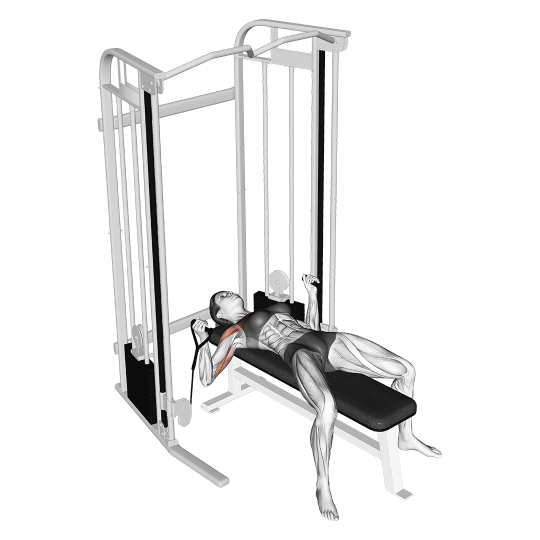
#> input picture exercises/cable_chest_press.webp, 1080 x 1080 px (shown at 1/2 size)
$ python optimize_exercise_media.py --in exercises --out out
#> lines starting #> are read from the running program, lines starting #| are printed output that depends on the picture
import argparse
import os
import shutil
import subprocess
from pathlib import Path

try:
    from PIL import Image
    PIL_OK = True
except Exception:
    PIL_OK = False

VIDEO_EXTS = {".mp4", ".mov", ".m4v"}
IMAGE_EXTS = {".png", ".jpg", ".jpeg", ".webp"}
GIF_EXTS = {".gif"}

# Defaults para Windows (sem depender de PATH)
DEFAULT_FFMPEG_WIN = r"C:\ffmpeg\bin\ffmpeg.exe"
DEFAULT_FFPROBE_WIN = r"C:\ffmpeg\bin\ffprobe.exe"


def run(cmd):
    """Run command, raise on error, return stdout."""
    print(" ".join(cmd))
    p = subprocess.run(cmd, stdout=subprocess.PIPE, stderr=subprocess.STDOUT, text=True)
    if p.returncode != 0:
        raise RuntimeError(p.stdout)
    return p.stdout


def resolve_tool_path(cli_value: str | None, env_var: str, default_win: str, tool_name: str) -> str:
    """
    Resolve path order:
    1) CLI --ffmpeg / --ffprobe
    2) ENV FFMPEG_PATH / FFPROBE_PATH
    3) Default Windows path (C:\\ffmpeg\\bin\\...)
    4) fallback to just tool_name (PATH)
    """
#> (the call stopped at in run, `p = subprocess.run(cmd, stdout=subprocess.PIPE, stderr=subprocess.STDO..`: subprocess is not available in this run)
    if cli_value:
        p = Path(cli_value)
        if p.exists():
            return str(p)
        raise SystemExit(f"{tool_name} não encontrado em: {cli_value}")

    env = os.getenv(env_var)
    if env:
        p = Path(env)
        if p.exists():
            return str(p)
        raise SystemExit(f"{tool_name} não encontrado no {env_var}: {env}")

    # tenta default do Windows
    p = Path(default_win)
    if p.exists():
        return str(p)

    # fallback PATH
    return tool_name


# [67 lines left out: functions ffprobe_has_audio, optimize_video_to_mp4, optimize_gif_to_mp4, not called in this run]


def optimize_image(src: Path, dst: Path, max_width: int, jpeg_quality: int, webp_quality: int):
    """
    Apple-tier guidance:
    - If PNG has alpha: WebP (lossy q ~ 80) to preserve transparency cheaply.
    - If no alpha: JPEG quality ~ 82 for photos/frames.
    """
#> called with max_width = 720, jpeg_quality = 82, webp_quality = 80
    if not PIL_OK:
        shutil.copy2(src, dst)
        return

    img = Image.open(src)
#> img is the input picture: PIL image 1080x1080 RGBA; mean R, G, B, A 236.1, 236.1, 236.1, 255
    img.load()

    w, h = img.size
#> w = 1080; h = 1080
    if w > max_width:
        new_h = int(h * (max_width / w))
#> new_h = 720
        img = img.resize((max_width, new_h), Image.LANCZOS)
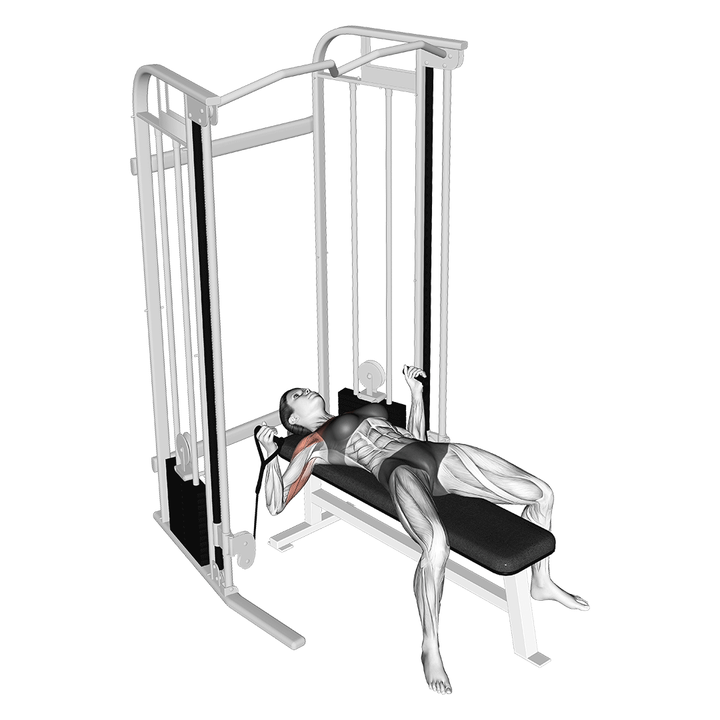
#> img: PIL image 720x720 RGBA; mean R, G, B, A 236, 236, 236, 255

    has_alpha = (img.mode in ("RGBA", "LA")) or ("transparency" in img.info)
#> has_alpha = True

    if has_alpha:
        dst = dst.with_suffix(".webp")
        img.save(dst, "WEBP", quality=webp_quality, method=6)
    else:
        dst = dst.with_suffix(".jpg")
        if img.mode != "RGB":
            img = img.convert("RGB")
        img.save(dst, "JPEG", quality=jpeg_quality, optimize=True, progressive=True)


def main():
    ap = argparse.ArgumentParser()
    ap.add_argument("--in", dest="in_dir", required=True, help="Input folder with media files")
    ap.add_argument("--out", dest="out_dir", required=True, help="Output folder")
    ap.add_argument("--max_width", type=int, default=720)
    ap.add_argument("--fps", type=int, default=24)
    ap.add_argument("--crf", type=int, default=28, help="Lower = better quality, bigger size (26-30 typical)")
    ap.add_argument("--preset", default="slow", help="ffmpeg preset: slow/medium/fast")
    ap.add_argument("--jpeg_quality", type=int, default=82)
    ap.add_argument("--webp_quality", type=int, default=80)
    ap.add_argument("--keep_originals", action="store_true", help="Keep originals in output too (in /originals)")

    # ✅ novos argumentos (opcionais)
    ap.add_argument("--ffmpeg", default=None, help="Full path to ffmpeg.exe (Windows) or ffmpeg binary")
    ap.add_argument("--ffprobe", default=None, help="Full path to ffprobe.exe (Windows) or ffprobe binary")

    args = ap.parse_args()

    ffmpeg_path = resolve_tool_path(args.ffmpeg, "FFMPEG_PATH", DEFAULT_FFMPEG_WIN, "ffmpeg")
    ffprobe_path = resolve_tool_path(args.ffprobe, "FFPROBE_PATH", DEFAULT_FFPROBE_WIN, "ffprobe")

    in_dir = Path(args.in_dir).resolve()
    out_dir = Path(args.out_dir).resolve()
    out_dir.mkdir(parents=True, exist_ok=True)

    originals_dir = out_dir / "originals"
    if args.keep_originals:
        originals_dir.mkdir(parents=True, exist_ok=True)

    # Quick check: ffmpeg exists and runs
    try:
        run([ffmpeg_path, "-version"])
    except Exception as e:
        raise SystemExit(
            "FFmpeg não encontrado/execução falhou.\n"
            f"Tentado: {ffmpeg_path}\n"
            "Dica: rode com --ffmpeg \"C:\\ffmpeg\\bin\\ffmpeg.exe\""
        ) from e

    files = sorted([p for p in in_dir.rglob("*") if p.is_file()])
    if not files:
        print("No files found in input folder.")
        return

    print(f"Found {len(files)} files")
    print(f"Using ffmpeg:  {ffmpeg_path}")
    print(f"Using ffprobe: {ffprobe_path}")

    for src in files:
        dst_base = out_dir / src.name
        ext = src.suffix.lower()

        if args.keep_originals:
            shutil.copy2(src, originals_dir / src.name)

        try:
            if ext in GIF_EXTS:
                dst = (out_dir / src.stem).with_suffix(".mp4")
                optimize_gif_to_mp4(src, dst, args.max_width, args.fps, args.crf, args.preset, ffmpeg_path)

            elif ext in VIDEO_EXTS:
                dst = (out_dir / src.stem).with_suffix(".mp4")
                optimize_video_to_mp4(src, dst, args.max_width, args.fps, args.crf, args.preset, ffmpeg_path)

            elif ext in IMAGE_EXTS:
                dst = (out_dir / src.stem).with_suffix(ext)
                optimize_image(src, dst, args.max_width, args.jpeg_quality, args.webp_quality)

            else:
                shutil.copy2(src, dst_base)

        except Exception as e:
            print(f"[ERROR] Failed to process {src.name}: {e}")
            shutil.copy2(src, dst_base)

    print("Done. Output:", out_dir)
    if not PIL_OK:
        print("Note: Pillow not installed; images were copied without re-encoding. Install 'pillow' to optimize images.")


if __name__ == "__main__":
    main()
